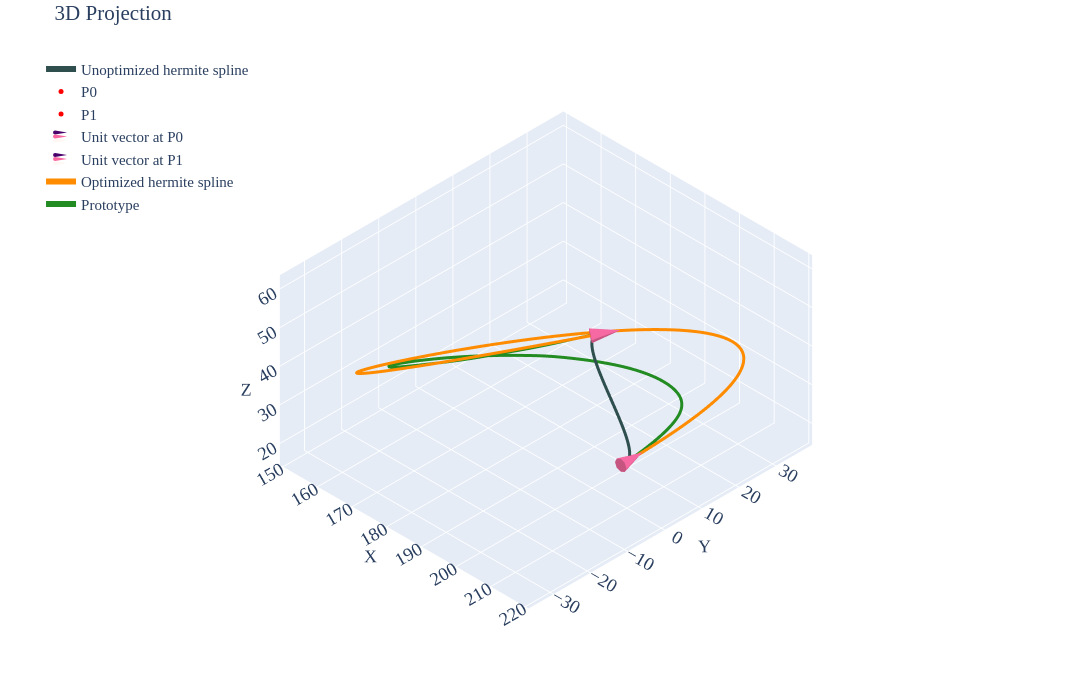

The notebook cell this image was saved under:
### Markdown cell above
## P1 Case 02

### Code cell
df=pd.read_csv('../data/2810/p1-case2.csv')
prt=df.iloc[10:,2:].reset_index(drop=True)

p0=df.iloc[5,2:].values.astype(float)    # Point0
p1=df.iloc[6,2:].values.astype(float)    # Point1
u0=df.iloc[8,2:].values.astype(float)    # Unit Vector @ Point0
u1=df.iloc[9,2:].values.astype(float)    # Unit Vector @ Point1
m0=df.iloc[2,1]                          # Magnitude for Vector1
m1=df.iloc[3,1]                          # Magnitude for Vector2
u0_init=u0*m0
u1_init=u1*m1
spl=utils.hermite(p0,p1,u0_init,u1_init,num_points=51)

tgt=utils.length(prt.values)             # Target spline length

def obj_fn(mag,prt_pts,p0,p1,u0,u1,n_points=100):
    m0=mag[0]
    m1=mag[1]    
    u0_scld=m0*u0
    u1_scld=m1*u1
    spl=utils.hermite(p0,p1,u0_scld,u1_scld,num_points=n_points)
    dist_err=abs(np.sum((spl-prt_pts)**2))
    return dist_err

def len_up(mag,prt_pts,p0,p1,u0,u1,n_points=100):
    return 2-(utils.length(utils.hermite(p0,p1,mag[0]*u0,mag[1]*u1,num_points=n_points))-utils.length(prt_pts))

def len_lo(mag,prt_pts,p0,p1,u0,u1,n_points=100):
    return 2+(utils.length(utils.hermite(p0,p1,mag[0]*u0,mag[1]*u1,num_points=n_points))-utils.length(prt_pts))

def len_eq(mag,prt_pts,p0,p1,u0,u1,n_points=100):
    return (utils.length(utils.hermite(p0,p1,mag[0]*u0,mag[1]*u1,num_points=n_points))-utils.length(prt_pts))

constraints=[
    {'type':'eq','fun':len_eq,'args':(prt.values,p0,p1,u0,u1)},
    # {'type':'ineq','fun':len_up,'args':(prt.values,p0,p1,u0,u1)},
    # {'type':'ineq','fun':len_lo,'args':(prt.values,p0,p1,u0,u1)}
]

sol=minimize(obj_fn,[1,1],args=(prt.values,p0,p1,u0,u1),method='SLSQP',constraints=constraints)
u0_final=sol.x[0]*u0
u1_final=sol.x[1]*u1
spl=utils.hermite(p0,p1,u0_init,u1_init,num_points=100)
spl_tgt=utils.hermite(p0,p1,u0_final,u1_final,num_points=100)

pd.DataFrame(spl_tgt, columns=['X','Y','Z']).to_csv('../data/2810/opt/p1-case2-opt.csv',index=False)

print(f'Length of the Prototype Spline: {utils.length(prt.values):.5f}')
print(f'Given target spline length: {tgt:.5f}')
print(f'Length of the Hermite Spline: {utils.length(spl.astype(float)):.5f}')
print(f'Achieved Length of the Hermite Spline: {utils.length(spl_tgt.astype(float)):.5f}')
print(f'\nMaximum Distance Deviation: {max(np.linalg.norm(spl_tgt-spl,axis=1)):.4f}')
print(f'Total Distance Deviation: {sum(np.linalg.norm(spl_tgt-spl,axis=1)):.4f}')
print(f'\nComputed Magnitude (M0, M1): {sol.x[0]:.4f}, {sol.x[1]:.4f}')

utils.plotter(spl,p0,p1,u0_init,u1_init,tgt=spl_tgt,prt=prt.values,cne=6,intr='d',tgt_label='Optimized hermite spline')
